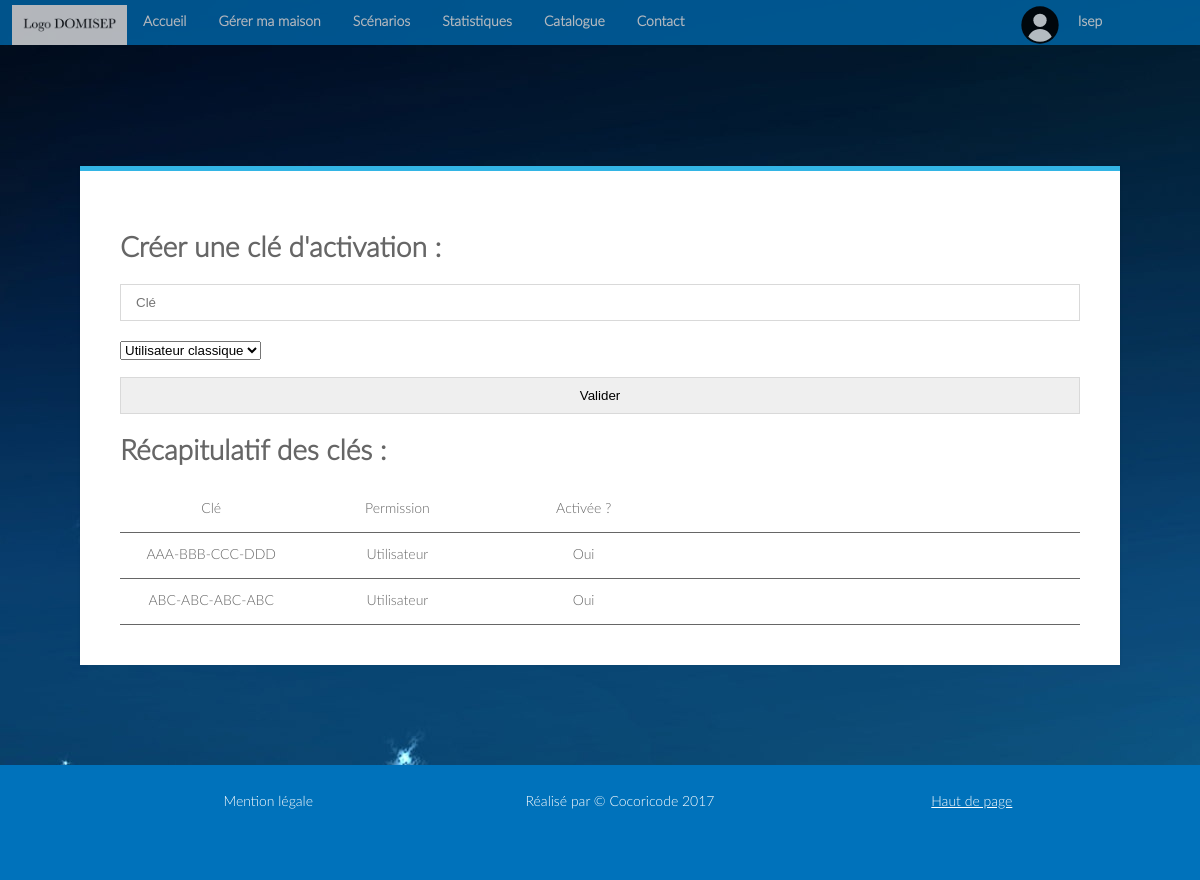
Page /index.php?page=cleactiv (signed in) on the committed database.
### tables this page shows
CREATE TABLE `CleAct` (
  `Id` int(10) NOT NULL,
  `Cle` varchar(100) NOT NULL,
  `Permission` varchar(5) NOT NULL,
  `Activee` varchar(10) NOT NULL
);

### Vue/cleactive.php (the view, shortened to what this page needs)
<?php
include 'Modele/connexion_bdd.php';
?>
<div class = "module3">
<div class ="form form-block">
	<h1>Créer une clé d'activation : </h1>
	<form method = "post" action = "Controleur/nouvcle.php">
		<input type = "text" name = "cle" placeholder = "Clé">
		<select name = "permission">
			<option value = "0">Utilisateur classique</option>
		</select><br>
		<br>
		<input type = "submit" name ="valider" value = "Valider">
	</form>
	<h1>Récapitulatif des clés : </h1>
	<div class="panier">
			<p>Clé</p>
			<p>Permission</p>
			<p>Activée ?</p>
		</div>
	<?php
	$req = $mysqli ->query("SELECT * FROM CleAct");
	while($cle = $req ->fetch_array(MYSQLI_ASSOC)){
		if ($cle['Permission']=='1'){
			$perm = "Administrateur";
		}
		else {
			$perm = "Utilisateur";
		}
		?>
		<div class="panier">
			<p><?php echo $cle['Cle'] ?></p>
			<p><?php echo $perm?></p>
			<p><?php echo $cle['Activee'] ?></p>
		</div>
		<?php
	}
		?>
</div>
</div>

### Vue/style.css (style rules this page uses)
body { font-family: LatoLight; margin: 0; padding: 0; background-image: url('Vue/background.jpg'); background-size: 100%; height: 100%; }
body { background: #e9e9e9; background-image:url(background.jpg); color: #666666; font-size: 14px; -webkit-font-smoothing: antialiased; -moz-osx-font-smoothing: grayscale; }
.module3 { position: relative; padding-top: 8%; width: 100%; height : 100%; margin-bottom : 100px; }
.module3 .panier { border-bottom: solid; border-width: 0.5px; }
.module3 .panier p { display: inline-block; width: 19%; text-align: center; }
.form-block { position: relative; background: #ffffff; max-width: 80%; border-top: 5px solid #33b5e5; box-shadow: 0 0 3px rgba(0, 0, 0, 0.1); margin: 0 auto; padding: 40px; }
.form-block input { outline: none; display: block; width: 100%; border: 1px solid #d9d9d9; margin: 0 0 20px; padding: 10px 15px; box-sizing: border-box; font-wieght: 400; -webkit-transition: 0.3s ease; transition: 0.3s ease; }

### rows in the picture
cleact: Cle "AAA-BBB-CCC-DDD", Permission "Utilisateur", Activee "Oui"
cleact: Cle "ABC-ABC-ABC-ABC", Permission "Utilisateur", Activee "Oui"

### other values in the picture
$_SESSION['prenom'] "Isep"
